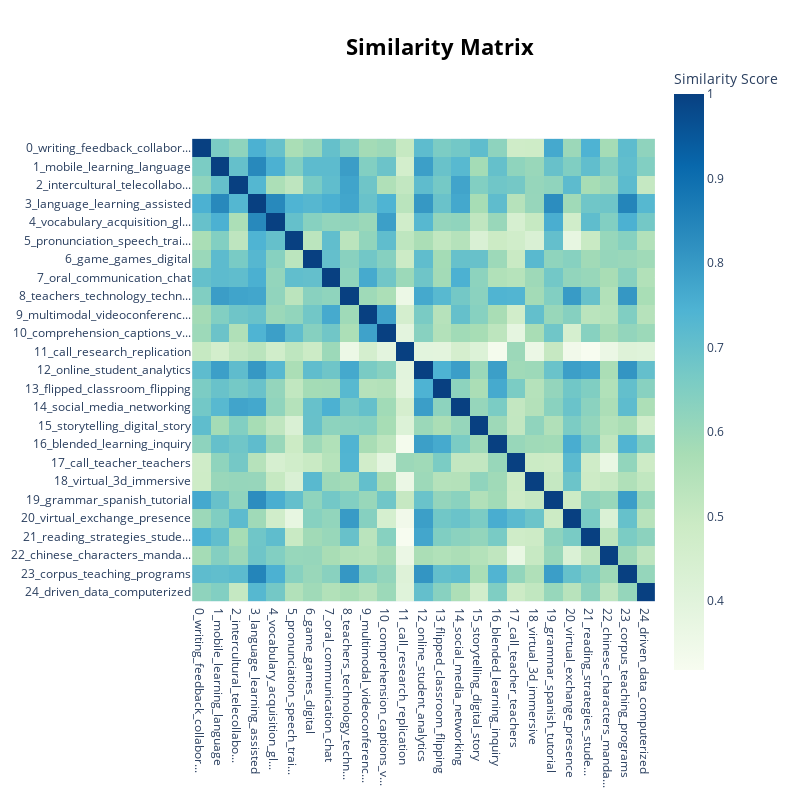

Notebook code cell kept with this figure:
### Code cell
model.visualize_heatmap()

### Figure 1 — Plotly figure (JSON) as saved in the notebook; plotly's stock layout.template omitted (floating-point values rounded to 4 significant figures; data arrays with more than 128 entries replaced by an {"elided": "..."} marker saying what was removed)
{"data": [{"coloraxis": "coloraxis", "hovertemplate": "x: %{x}<br>y: %{y}<br>Similarity Score: %{z}<extra></extra>", "name": "0", "type": "heatmap", "x": ["0_writing_feedback_collabor...", "1_mobile_learning_language", "2_intercultural_telecollabo...", "3_language_learning_assisted", "4_vocabulary_acquisition_gl...", "5_pronunciation_speech_trai...", "6_game_games_digital", "7_oral_communication_chat", "8_teachers_technology_techn...", "9_multimodal_videoconferenc...", "10_comprehension_captions_v...", "11_call_research_replication", "12_online_student_analytics", "13_flipped_classroom_flipping", "14_social_media_networking", "15_storytelling_digital_story", "16_blended_learning_inquiry", "17_call_teacher_teachers", "18_virtual_3d_immersive", "19_grammar_spanish_tutorial", "20_virtual_exchange_presence", "21_reading_strategies_stude...", "22_chinese_characters_manda...", "23_corpus_teaching_programs", "24_driven_data_computerized"], "xaxis": "x", "y": ["0_writing_feedback_collabor...", "1_mobile_learning_language", "2_intercultural_telecollabo...", "3_language_learning_assisted", "4_vocabulary_acquisition_gl...", "5_pronunciation_speech_trai...", "6_game_games_digital", "7_oral_communication_chat", "8_teachers_technology_techn...", "9_multimodal_videoconferenc...", "10_comprehension_captions_v...", "11_call_research_replication", "12_online_student_analytics", "13_flipped_classroom_flipping", "14_social_media_networking", "15_storytelling_digital_story", "16_blended_learning_inquiry", "17_call_teacher_teachers", "18_virtual_3d_immersive", "19_grammar_spanish_tutorial", "20_virtual_exchange_presence", "21_reading_strategies_stude...", "22_chinese_characters_manda...", "23_corpus_teaching_programs", "24_driven_data_computerized"], "yaxis": "y", "z": {"elided": "25x25 float values"}}], "layout": {"coloraxis": {"colorbar": {"title": {"text": "Similarity Score"}}, "colorscale": [[0, "rgb(247,252,240)"], [0.125, "rgb(224,243,219)"], [0.25, "rgb(204,235,197)"], [0.375, "rgb(168,221,181)"], [0.5, "rgb(123,204,196)"], [0.625, "rgb(78,179,211)"], [0.75, "rgb(43,140,190)"], [0.875, "rgb(8,104,172)"], [1, "rgb(8,64,129)"]]}, "height": 800, "hoverlabel": {"bgcolor": "white", "font": {"family": "Rockwell", "size": 16}}, "legend": {"title": {"text": "Trend"}}, "margin": {"t": 60}, "showlegend": true, "title": {"font": {"color": "Black", "size": 22}, "text": "<b>Similarity Matrix</b>", "x": 0.55, "xanchor": "center", "y": 0.95, "yanchor": "top"}, "width": 800, "xaxis": {"anchor": "y", "constrain": "domain", "domain": [0, 1], "scaleanchor": "y"}, "yaxis": {"anchor": "x", "autorange": "reversed", "constrain": "domain", "domain": [0, 1]}}}
